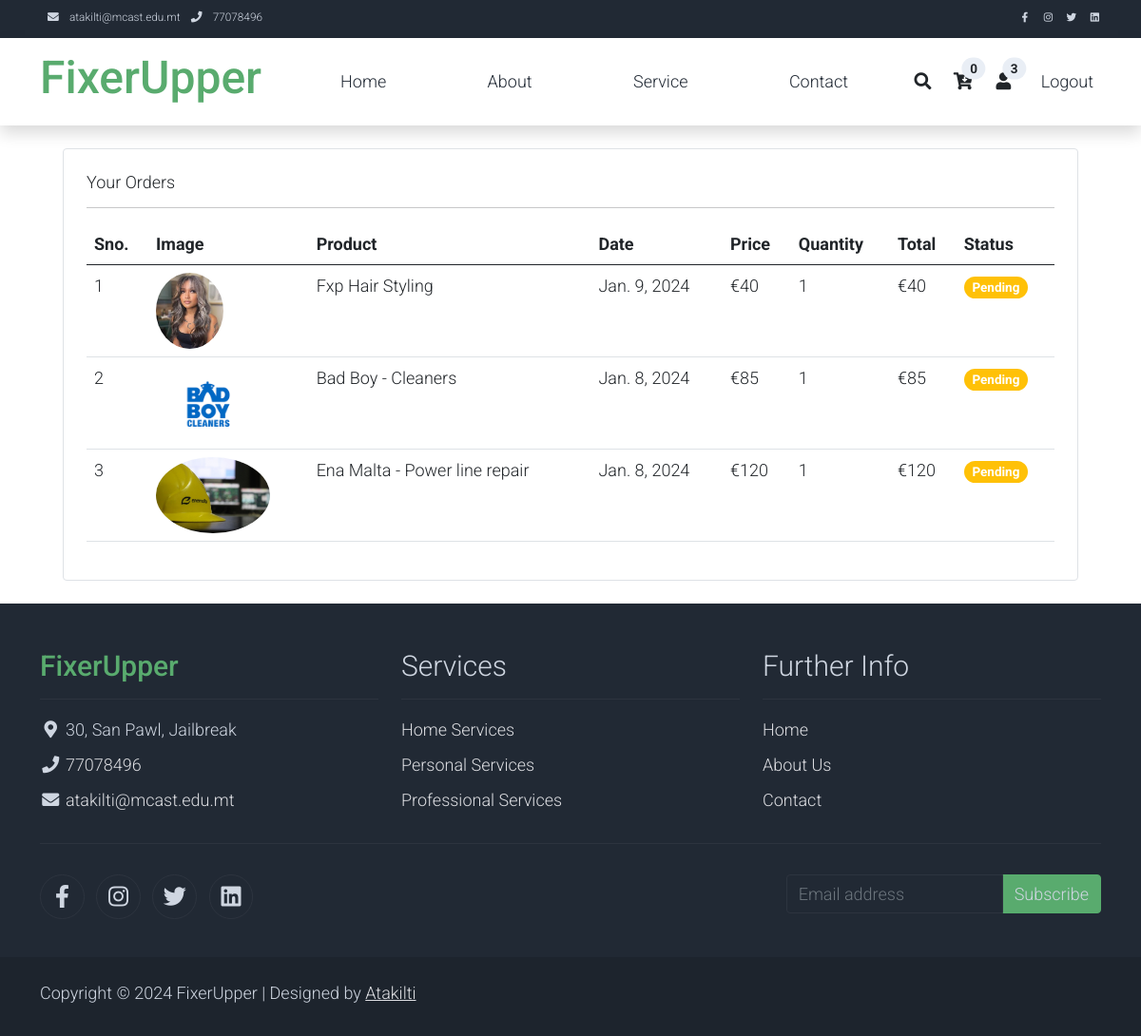
The page /orders (signed in) on the database its author committed.
### store/models/order.py (models this page shows, shortened)
class Order(models.Model):
    service = models.ForeignKey(Services, on_delete=models.CASCADE)
    user = models.ForeignKey(UserProfile, on_delete=models.CASCADE)
    quantity = models.IntegerField(default=1)
    price = models.IntegerField()
    address = models.CharField(max_length=50, default='', blank=True)
    phone = models.CharField(max_length=50, default='', blank=True)
    date = models.DateField(default=datetime.datetime.today)
    status = models.BooleanField(default=False)
    @staticmethod
    def get_order_by_User(user_id):
        return Order.objects.filter(user=UserProfile.objects.get(user_id=user_id)).order_by('-date')
    def __str__(self):
        return f'Order id: {self.id} Customer Username: {self.user.user.username}'

### store/models/service.py (models this page shows, shortened)
class Services(models.Model):
    name = models.CharField(max_length=100)
    price = models.IntegerField(default=0)
    category = models.ForeignKey(Category, on_delete=models.CASCADE, default=1)
    description = models.CharField(max_length=250, default='', blank=True, null= True)
    image = models.ImageField(upload_to='images/services', null=True)
    providers = models.ManyToManyField(Provider, related_name='provided_services', blank=True)
    stripe_id = models.CharField(max_length=100, null=True, blank=True)

### store/middlewares/auth.py (the view)
    def middleware(request):
        print(request.session.get('user'))
        returnUrl = request.META['PATH_INFO']
        print(request.META['PATH_INFO'])
        if not request.session.get('user'):
           return redirect(f'login?return_url={returnUrl}')
        response = get_response(request)
        return response

### store/templatetags/custom_filter.py (called while the page is built)
@register.filter(name='currency')
def currency(number):
    return "€"+str(number)

@register.filter(name='multiply')
def multiply(number , number1):
    return number * number1

### store/templatetags/orders_tags.py (called while the page is built)
@register.simple_tag
def count_pending_orders():
    pending_orders = Order.objects.filter(status=False).count()  # Replace 'status' with your order status field
    return pending_orders

### store/views/orders.py (called while the page is built)
    def get(self, request):
        user_id = request.session.get('user')
        orders = Order.get_order_by_User(user_id)
        print(orders)
        return render(request, 'order.html', {'orders' : orders})

### store/templates/order.html
{% extends 'base.html' %}
{% load static %}
{% block content %}
{% load cart %}
{% load custom_filter %}
<div class="container">
    <div class="border rounded p-4 m-4">
         <p class="display-4 pl-4 ml-4">Your Orders</p>
         <hr>
         <table class="table">
             <thead>
                 <tr>
                     <th>Sno.</th>
                     <th>Image</th>
                     <th>Product</th>
                     <th>Date</th>
                     <th>Price</th>
                     <th>Quantity</th>
                     <th>Total</th>
                     <th>Status</th>
                 </tr>
             </thead>
             <tbody>
                 {% for order in orders %}
                 <tr>
                     <td>{{forloop.counter}}</td>
                     <td><img style="height: 80px;" class="rounded-circle" src="{{order.service.image.url}}" alt=""></td>
                     <td>{{order.service.name}}</td>
                     <td>{{order.date}}</td>
                     <td>{{order.price|currency}}</td>
                     <td>{{order.quantity}}</td>
                     <td>{{order.quantity|multiply:order.price|currency}}</td>
                     {% if order.status %}
                     <td><small class="badge rounded-pill bg-success">Completed</small></td>
                     {%else%}
                     <td><small class="badge rounded-pill bg-warning">Pending</small></td>
                     {% endif %}
                 </tr>
                 {% endfor %}
             </tbody>
         </table>
    </div>
 </div>
{% endblock %}

### store/static/assets/css/templatemo.css (style rules this page uses)
body, ul, li, p, a, label, input, div { font-family: 'Roboto', sans-serif; font-size: 18px !important; font-weight: 300 !important; }

### rows shown on the page
Order: service.image (picture), service.name "Fxp Hair Styling", date "Jan. 9, 2024", price "€40", quantity "1", quantity|multiply "€40", status "Pending"
Order: service.image (picture), service.name "Bad Boy - Cleaners", date "Jan. 8, 2024", price "€85", quantity "1", quantity|multiply "€85", status "Pending"
Order: service.image (picture), service.name "Ena Malta - Power line repair", date "Jan. 8, 2024", price "€120", quantity "1", quantity|multiply "€120", status "Pending"

### other values the page prints
{{ request.session.cart.keys|length }} "0"
{{ pending_orders_count }} "3"
